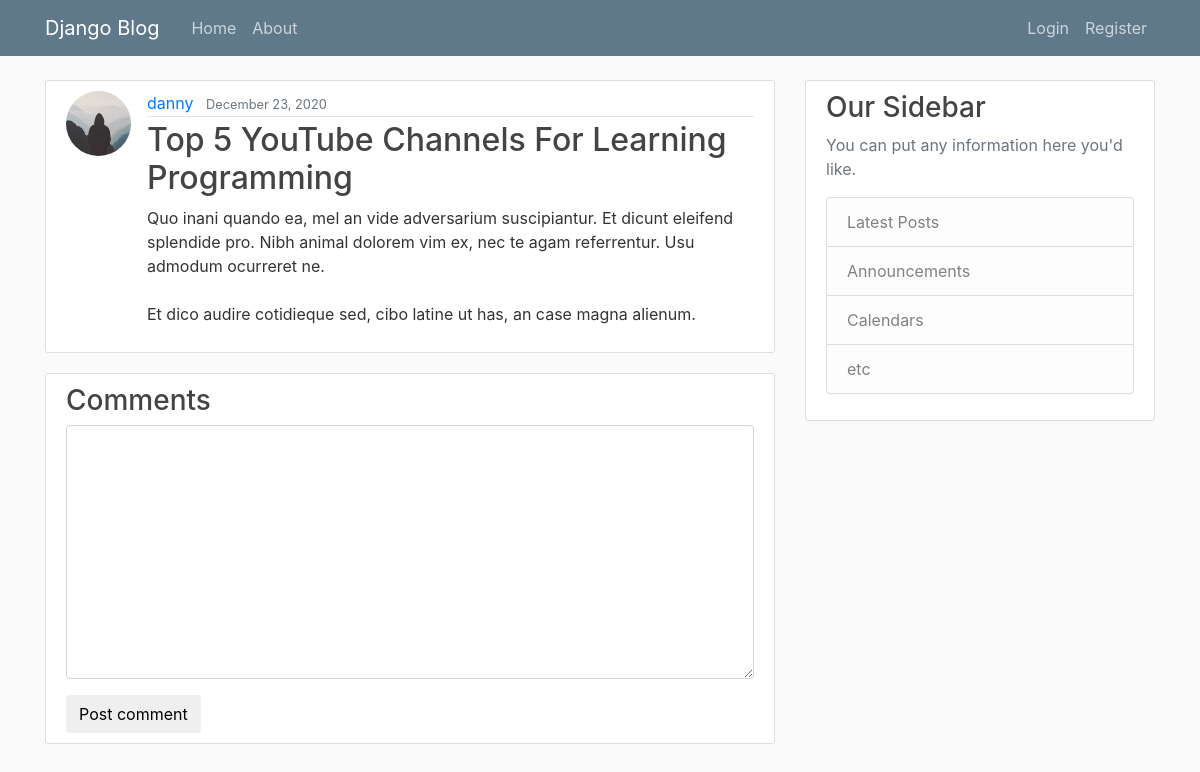
Before: /post/24/ with the older database file.
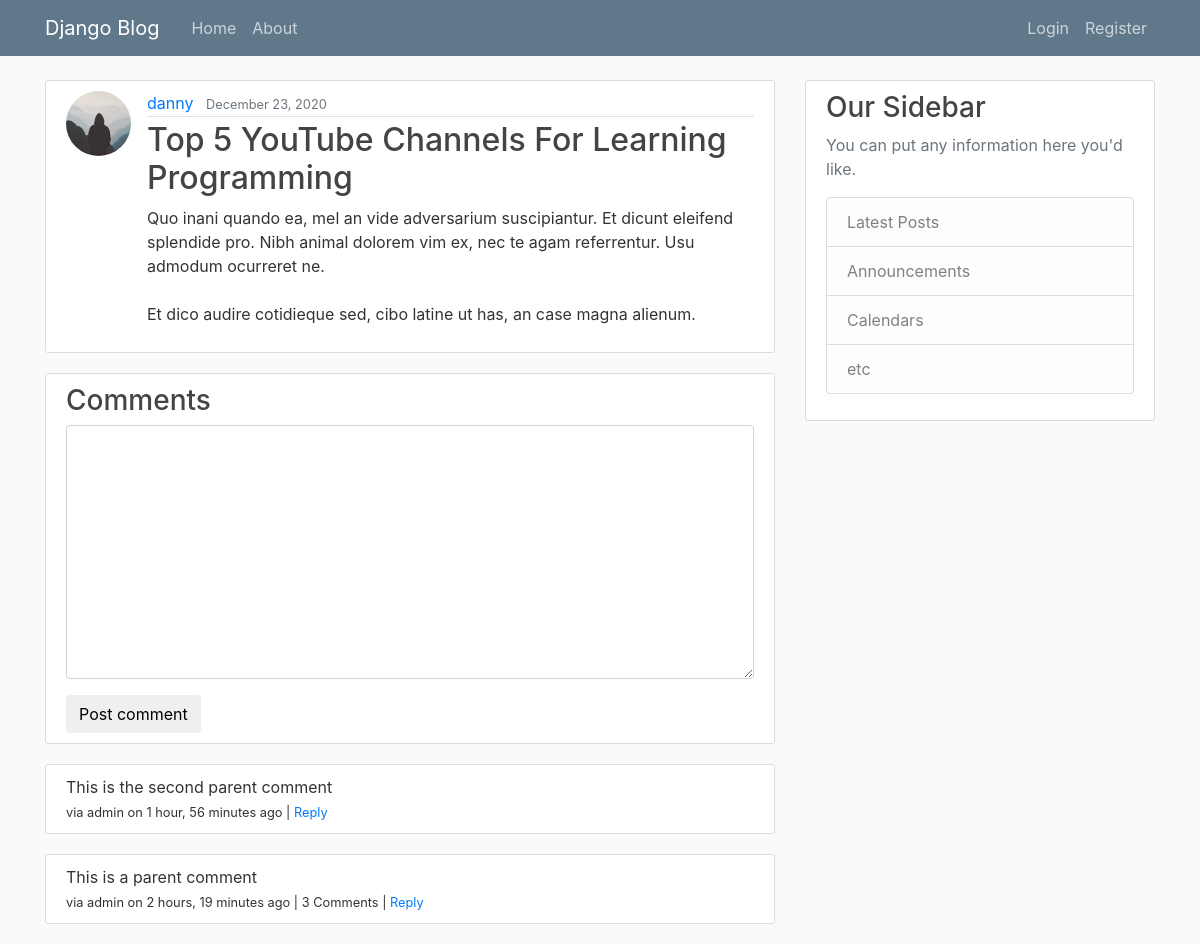
After: the same page with the newer database file.
### comments/models.py (models this page shows, shortened)
class Comment(models.Model):
    author = models.ForeignKey(User, on_delete=models.CASCADE, default=1)
    content_type = models.ForeignKey(ContentType, on_delete=models.CASCADE)
    object_id = models.PositiveIntegerField()
    content_object = GenericForeignKey('content_type', 'object_id')
    parent = models.ForeignKey("self", null=True, blank=True, on_delete=models.CASCADE)
    content = models.TextField()
    timestamp = models.DateTimeField(default=timezone.now)
    objects = CommentManager()
    class Meta:
        ordering = ['-timestamp']
    def children(self): #replies
        return Comment.objects.filter(parent=self)

### blog/views.py (the view, shortened to what this page needs)
# urls.py: path('post/<int:pk>/', PostDetailView.as_view(), name='post-detail'),
class PostDetailView(View):
    def get(self, request, *args, **kwargs):
        view = PostDetailGetView.as_view()
        return view(request, *args, **kwargs)

### comments/forms.py
class CommentForm(forms.Form):
    content_type = forms.CharField(widget=forms.HiddenInput)
    object_id = forms.IntegerField(widget=forms.HiddenInput)
    content = forms.CharField(label='', widget=forms.Textarea)

### blog/models.py (called while the page is built)
    @property
    def comments(self):
        instance = self
        qs = Comment.objects.filter_by_instance(instance)
        return qs

    @property
    def get_content_type(self):
        instance = self
        content_type = ContentType.objects.get_for_model(instance.__class__)
        return content_type

### blog/views.py (called while the page is built)
    def get_context_data(self, **kwargs):
        context = super().get_context_data(**kwargs)
        instance = self.get_object()
        comments = instance.comments
        context['comments'] = comments
        initial_data = {
            'content_type': instance.get_content_type,
            'object_id': instance.id
            }
        comment_form = CommentForm(self.request.POST or None, initial=initial_data)
        context['comment_form'] = comment_form
        return context

### blog/templates/blog/post_detail.html (shortened to what this page needs)
{% extends "blog/base.html" %}
{% load crispy_forms_tags %}
{% block content %}
  <article class="media content-section">
    <img class="rounded-circle article-img" src="{{ post.author.profile.image.url }}">
    <div class="media-body">
      <div class="article-metadata">
        <a class="mr-2" href="{% url 'user-posts' post.author.username %}">{{ post.author }}</a>
        <small class="text-muted">{{ post.date_posted|date:"F d, Y" }}</small>
      </div>
      <h2 class="article-title" >{{ post.title }}</h2>
      <p class="article-content">{{ post.content }}</p>
    </div>
  </article>
<article class="media content-section">
  <div class="media-body">
    <h3>Comments</h3>
    <form method="post" action="">
      {{ comment_form|crispy }}
      <input type="submit" value="Post comment" class="btn btn-default">
    </form>
  </div>
</article>
{% for comment in comments %}
  <article class="media content-section">
      <div class="media-body">
        {{ comment.content }}
        <br>
        <small>via {{ comment.author }} on {{ comment.timestamp|timesince }} ago | {% if comment.children.count > 0 %}{{ comment.children.count }} Comment{% if comment.children.count > 1%}s{% endif %} | {% endif %} <a class="comment-reply-btn" href="#">Reply</a></small>
      </div>
  </article>
{% endfor %}
{% endblock content %}

Changed rows visible on the page:
added Comment: content "This is the second parent comment", author "admin", timestamp "1 hour, 56 minutes"
added Comment: content "This is a parent comment", author "admin", timestamp "2 hours, 19 minutes", children.count "3"
